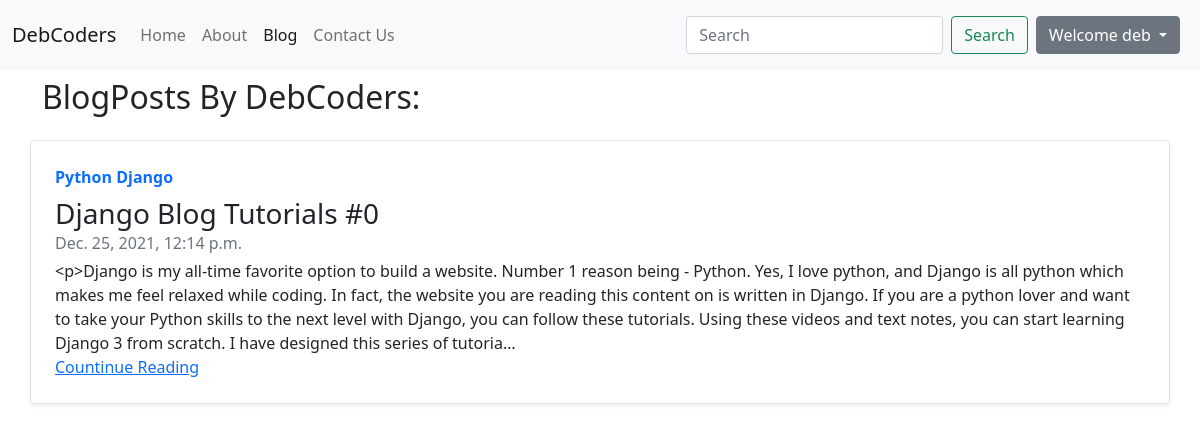
The page /blogHome (signed in) on the database its author committed.
### home/models.py (models this page shows, shortened)
class Blog(models.Model):
    title = models.CharField(max_length=200, default="Title")
    desc = models.TextField()
    category = models.CharField(max_length=200, default="No Category")
    timestamp = models.DateTimeField(blank=True)
    slug = models.CharField(max_length=100, default="None")

### home/views.py (the view)
# urls.py: path('blogHome', views.blogHome, name='blogHome'),
def blogHome(request):
    blogs = Blog.objects.all()
    params = {'blogs': blogs}
    return render(request, "blogHome.html", params)

### templates/blogHome.html (shortened to what this page needs)
{% extends 'base.html' %}
{% block blogactive %} active {% endblock blogactive %}
{% load humanize %}
{% block body %}
<div class="container my-2">
    <h2>BlogPosts By DebCoders:</h2>
    {% for blog in blogs %}
    <div class="row no-gutters border rounded overflow-hidden flex-md-row my-4 shadow-sm h-md-250 position-relative">
        <div class="col p-4 d-flex flex-column position-static">
            <strong class="d-inline-block mb-2 text-primary">{{blog.category}}</strong>
            <h3 class="mb-0">{{blog.title}}</h3>
            <div class="mb-1 text-muted">{{blog.timestamp}}</div>
            <p class="card-text mb-auto">{{blog.desc|truncatechars:500}}</p>
            <a href="/blogPost/{{blog.slug}}" class="stretched-link">Countinue Reading</a>
        </div>
    </div>
    {% endfor %}
</div>
{% endblock body %}

### templates/base.html (shortened to what this page needs)
<!doctype html>
<html lang="en">
<head>
    <link href="https://cdn.jsdelivr.net/npm/bootstrap@5.1.3/dist/css/bootstrap.min.css" rel="stylesheet"
>
</head>
<body>
    <nav class="navbar navbar-expand-lg navbar-light bg-light">
        <div class="container-fluid">
            <a class="navbar-brand" href="/">DebCoders</a>
            <div class="collapse navbar-collapse" id="navbarSupportedContent">
                <ul class="navbar-nav me-auto mb-2 mb-lg-0">
                    <li class="nav-item">
                        <a class="nav-link {% block homeactive %} {% endblock homeactive %}" aria-current="page"
                            href="/">Home</a>
                    </li>
                    <li class="nav-item">
                        <a class="nav-link {% block aboutactive %} {% endblock aboutactive %}" href="/about">About</a>
                    </li>
                    <li class="nav-item">
                        <a class="nav-link {% block blogactive %} {% endblock blogactive %}" href="/blogHome">Blog</a>
                    </li>
                    <li class="nav-item">
                        <a class="nav-link" href="/contact">Contact Us</a>
                    </li>
                </ul>
                <form class="d-flex" action="/search" method="get">
                    <input class="form-control me-2" type="search" placeholder="Search" aria-label="Search" id="search" name="search">
                    <button class="btn btn-outline-success" type="submit">Search</button>
                </form>
                {% if request.user.is_authenticated %}
                <div class="dropdown m-2 mr-2">
                    <button class="btn btn-secondary dropdown-toggle" type="button" id="dropdownMenuButton1"
                        data-bs-toggle="dropdown" aria-expanded="false">
                        Welcome {{request.user}}
                    </button>
                </div>
                {% endif %}
            </div>
        </div>
    </nav>
    {% block body %}
    {% endblock body %}
</body>
</html>

### rows shown on the page
Blog: category "Python Django", title "Django Blog Tutorials #0", timestamp "Dec. 25, 2021, 12:14 p.m.", desc "<p>Django is my all-time favorite option to build a website. Number 1 reason being - Python. Yes, I love python, and Django is all python which makes me feel relaxed while coding. In fact, the website you are reading this content on is written in Django. If you are a python lover and want to take your Python skills to the next level with Django, you can follow these tutorials. Using these videos and text notes, you can start learning Django 3 from scratch. I have designed this series of tutoria…"

### other values the page prints
{{ request.user }} "deb"
